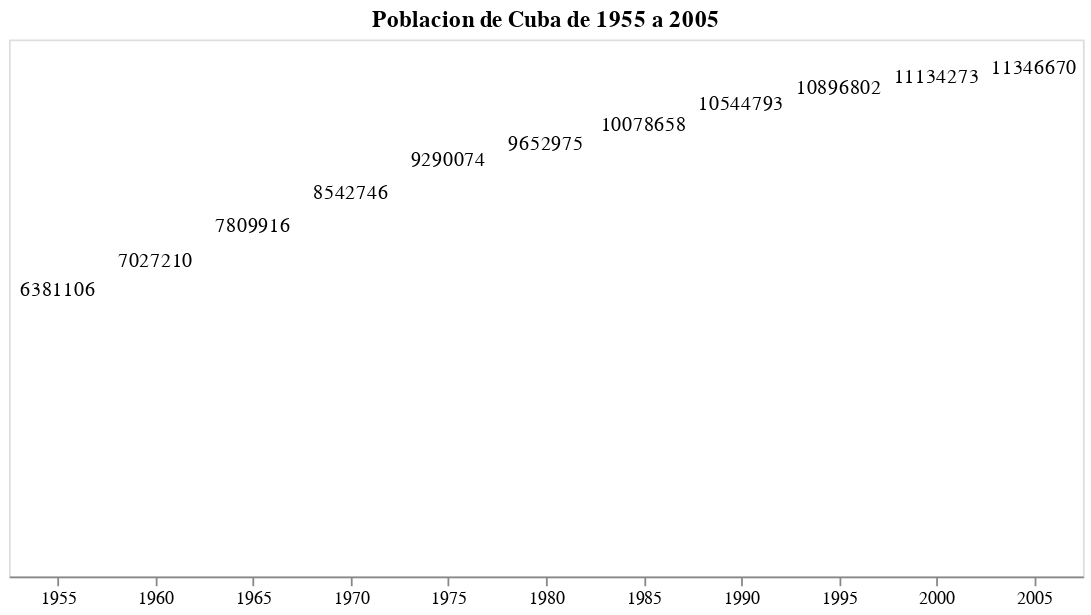

Write notebook code for a chart like this one.
### Code cell
etiquetas

### Figure 1 — Vega-Lite specification as saved in the notebook (floating-point values rounded to 4 significant figures)
{"config": {"view": {"continuousWidth": 400, "continuousHeight": 300}}, "data": {"name": "data-7eae0e229dbcbec0824cda5b85200156"}, "mark": "text", "encoding": {"text": {"field": "pop", "type": "quantitative"}, "tooltip": {"field": "pop", "type": "quantitative"}, "x": {"axis": {"labelAngle": 0}, "field": "year", "title": "", "type": "ordinal"}, "y": {"axis": {"domain": false, "format": ".2s", "grid": false, "labels": false, "ticks": false}, "field": "pop", "title": "", "type": "quantitative"}}, "title": "Poblacion de Cuba de 1955 a 2005", "width": 600, "$schema": "https://vega.github.io/schema/vega-lite/v4.17.0.json", "datasets": {"data-7eae0e229dbcbec0824cda5b85200156": [{"year": 1955, "country": "Cuba", "cluster": 3, "pop": 6381106, "life_expect": 62.33, "fertility": 3.7}, {"year": 1960, "country": "Cuba", "cluster": 3, "pop": 7027210, "life_expect": 65.25, "fertility": 4.681}, {"year": 1965, "country": "Cuba", "cluster": 3, "pop": 7809916, "life_expect": 68.29, "fertility": 4.3}, {"year": 1970, "country": "Cuba", "cluster": 3, "pop": 8542746, "life_expect": 70.72, "fertility": 3.6}, {"year": 1975, "country": "Cuba", "cluster": 3, "pop": 9290074, "life_expect": 72.65, "fertility": 2.15}, {"year": 1980, "country": "Cuba", "cluster": 3, "pop": 9652975, "life_expect": 73.72, "fertility": 1.849}, {"year": 1985, "country": "Cuba", "cluster": 3, "pop": 10078658, "life_expect": 74.17, "fertility": 1.849}, {"year": 1990, "country": "Cuba", "cluster": 3, "pop": 10544793, "life_expect": 74.41, "fertility": 1.651}, {"year": 1995, "country": "Cuba", "cluster": 3, "pop": 10896802, "life_expect": 76.15, "fertility": 1.61}, {"year": 2000, "country": "Cuba", "cluster": 3, "pop": 11134273, "life_expect": 77.16, "fertility": 1.63}, {"year": 2005, "country": "Cuba", "cluster": 3, "pop": 11346670, "life_expect": 78.27, "fertility": 1.49}]}}
